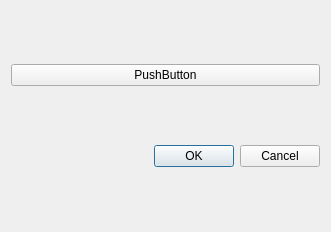
<?xml version="1.0" encoding="UTF-8"?>
<ui version="4.0">
 <class>AgreementDialog</class>
 <widget class="QDialog" name="AgreementDialog">
  <property name="geometry">
   <rect>
    <x>0</x>
    <y>0</y>
    <width>331</width>
    <height>232</height>
   </rect>
  </property>
  <property name="windowTitle">
   <string>License Agreement Required</string>
  </property>
  <property name="windowIcon">
   <iconset resource="../MIDASDesktopIcons.qrc">
    <normaloff>:/icons/MIDAS_Desktop_Icon.png</normaloff>:/icons/MIDAS_Desktop_Icon.png</iconset>
  </property>
  <layout class="QVBoxLayout" name="verticalLayout">
   <item>
    <widget class="QPushButton" name="pushButton">
     <property name="text">
      <string>PushButton</string>
     </property>
    </widget>
   </item>
   <item>
    <widget class="QDialogButtonBox" name="buttonBox">
     <property name="orientation">
      <enum>Qt::Horizontal</enum>
     </property>
     <property name="standardButtons">
      <set>QDialogButtonBox::Cancel|QDialogButtonBox::Ok</set>
     </property>
    </widget>
   </item>
  </layout>
 </widget>
 <tabstops>
  <tabstop>buttonBox</tabstop>
 </tabstops>
 <resources>
  <include location="../MIDASDesktopIcons.qrc"/>
  <include location="../MIDASDesktopIcons.qrc"/>
  <include location="../MIDASDesktopIcons.qrc"/>
  <include location="../MIDASDesktopIcons.qrc"/>
  <include location="../MIDASDesktopIcons.qrc"/>
  <include location="../MIDASDesktopIcons.qrc"/>
  <include location="../MIDASDesktopIcons.qrc"/>
  <include location="../MIDASDesktopIcons.qrc"/>
  <include location="../MIDASDesktopIcons.qrc"/>
  <include location="../MIDASDesktopIcons.qrc"/>
  <include location="../MIDASDesktopIcons.qrc"/>
  <include location="../MIDASDesktopIcons.qrc"/>
  <include location="../MIDASDesktopIcons.qrc"/>
 </resources>
 <connections>
  <connection>
   <sender>buttonBox</sender>
   <signal>accepted()</signal>
   <receiver>AgreementDialog</receiver>
   <slot>accept()</slot>
   <hints>
    <hint type="sourcelabel">
     <x>257</x>
     <y>200</y>
    </hint>
    <hint type="destinationlabel">
     <x>157</x>
     <y>274</y>
    </hint>
   </hints>
  </connection>
  <connection>
   <sender>buttonBox</sender>
   <signal>rejected()</signal>
   <receiver>AgreementDialog</receiver>
   <slot>reject()</slot>
   <hints>
    <hint type="sourcelabel">
     <x>325</x>
     <y>200</y>
    </hint>
    <hint type="destinationlabel">
     <x>286</x>
     <y>274</y>
    </hint>
   </hints>
  </connection>
 </connections>
</ui>
